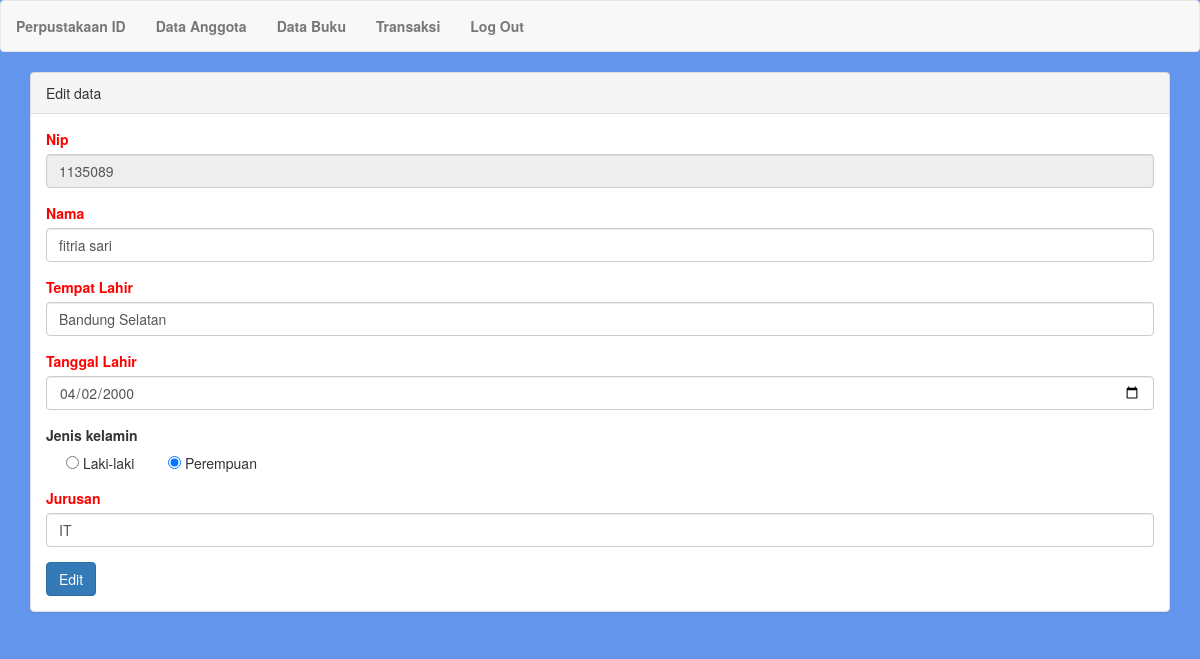
/PP2/anggota/edit_anggota/1135089, run on the app's committed database.
### tables this page shows
CREATE TABLE `tb_anggota` (
  `nip` int(11) NOT NULL,
  `nama` varchar(250) NOT NULL,
  `tempat_lahir` varchar(100) NOT NULL,
  `tanggal_lahir` date NOT NULL,
  `jk` enum('l','p') NOT NULL,
  `jurusan` varchar(75) NOT NULL
);

### PP2/application/controllers/Anggota.php (called while the page is built, shortened)
<?php
class Anggota extends CI_Controller
{
	public function edit_anggota($nip)
		{
			$data['nip']=$this->db->get_where('tb_anggota',['nip'=>$nip]);
			$data['content']='edit_anggota';
			$this->load->view('dashboard_view',$data);
		}
}
 ?>

### PP2/index.php (called while the page is built, shortened)
<?php
require_once BASEPATH.'core/CodeIgniter.php';

### PP2/application/views/edit_anggota.php (the view, shortened to what this page needs)
<?php
    $row=$nip->row();
?>
<div class="panel panel-default">
<div <a href="<?php echo base_url('anggota/edit_anggota'); ?>" class="panel-heading">
	Edit data
</div>
<div class="panel-body">
    <div class="row">
        <div class="col-md-12">
            <form method="POST" action="<?php echo base_url('anggota/update'); ?>">
                <div style="color: red"  class="form-group">
                    <label>Nip</label>
                    <input class="form-control" name="nip" value="<?=$row->nip;?>" readonly />
                </div>
                <div style="color: red" class="form-group">
                    <label>Nama</label>
                    <input class="form-control" name="nama" value="<?=$row->nama;?>" />
                </div>
                <div style="color: red" class="form-group">
                    <label>Tempat Lahir</label>
                    <input class="form-control" name="tmp" value="<?=$row->tempat_lahir;?>" />
                </div>
                <div style="color: red" class="form-group">
                    <label>Tanggal Lahir</label>
                    <input class="form-control" type="date" name="tgl" value="<?=$row->tanggal_lahir;?>" />
                </div>
                <?php
                if ($row->jk=='l') {
                   $laki='checked';
                   $perempuan=null;
                }else{
                   $laki=null;
                   $perempuan='checked';
                }
                 ?>
                <div class="form-group">
                    <label>Jenis kelamin</label></br>
                    <label class="checkbox-inline">
                        <input type="radio" value="l" name="jk" <?php echo $laki; ?> /> Laki-laki
                    </label>
                    <label class="checkbox-inline">
                        <input type="radio" value="p" name="jk"  <?php echo $perempuan; ?>/> Perempuan
                    </label>
                </div>
                <div style="color: red" class="form-group">
                    <label>Jurusan</label>
                    <input class="form-control" type="text" name="jurusan" value="<?=$row->jurusan;?>" />
                </div>
                <div>
                    <input type="submit" name="simpan" value="Edit" class="btn btn-primary">
                </div>
    </div>
</div>
</div>
</div>
</div>

### PP2/application/views/dashboard_view.php (style rules this page uses)
body { background: #6495ED; }

### data on the page
tb_anggota: nip "1135089", nama "fitria sari", tmp "Bandung Selatan", tgl "04/02/2000", jurusan "IT"
